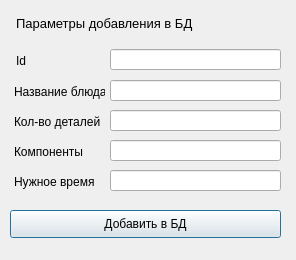
<?xml version="1.0" encoding="UTF-8"?>
<ui version="4.0">
 <class>Dialog</class>
 <widget class="QDialog" name="Dialog">
  <property name="geometry">
   <rect>
    <x>0</x>
    <y>0</y>
    <width>296</width>
    <height>260</height>
   </rect>
  </property>
  <property name="windowTitle">
   <string>Dialog</string>
  </property>
  <widget class="QLabel" name="label">
   <property name="geometry">
    <rect>
     <x>16</x>
     <y>13</y>
     <width>241</width>
     <height>21</height>
    </rect>
   </property>
   <property name="font">
    <font>
     <pointsize>10</pointsize>
    </font>
   </property>
   <property name="text">
    <string>Параметры добавления в БД</string>
   </property>
  </widget>
  <widget class="QLineEdit" name="id">
   <property name="geometry">
    <rect>
     <x>110</x>
     <y>49</y>
     <width>171</width>
     <height>21</height>
    </rect>
   </property>
  </widget>
  <widget class="QLabel" name="label_2">
   <property name="geometry">
    <rect>
     <x>16</x>
     <y>50</y>
     <width>41</width>
     <height>21</height>
    </rect>
   </property>
   <property name="text">
    <string>Id</string>
   </property>
  </widget>
  <widget class="QLabel" name="label_3">
   <property name="geometry">
    <rect>
     <x>14</x>
     <y>81</y>
     <width>91</width>
     <height>21</height>
    </rect>
   </property>
   <property name="text">
    <string>Название блюда</string>
   </property>
  </widget>
  <widget class="QLineEdit" name="Name">
   <property name="geometry">
    <rect>
     <x>110</x>
     <y>80</y>
     <width>171</width>
     <height>21</height>
    </rect>
   </property>
  </widget>
  <widget class="QLabel" name="label_4">
   <property name="geometry">
    <rect>
     <x>14</x>
     <y>111</y>
     <width>91</width>
     <height>21</height>
    </rect>
   </property>
   <property name="text">
    <string>Кол-во деталей</string>
   </property>
  </widget>
  <widget class="QLineEdit" name="count">
   <property name="geometry">
    <rect>
     <x>110</x>
     <y>110</y>
     <width>171</width>
     <height>21</height>
    </rect>
   </property>
  </widget>
  <widget class="QLabel" name="label_5">
   <property name="geometry">
    <rect>
     <x>14</x>
     <y>141</y>
     <width>91</width>
     <height>21</height>
    </rect>
   </property>
   <property name="text">
    <string>Компоненты</string>
   </property>
  </widget>
  <widget class="QLineEdit" name="components">
   <property name="geometry">
    <rect>
     <x>110</x>
     <y>140</y>
     <width>171</width>
     <height>21</height>
    </rect>
   </property>
  </widget>
  <widget class="QLabel" name="label_6">
   <property name="geometry">
    <rect>
     <x>14</x>
     <y>171</y>
     <width>91</width>
     <height>21</height>
    </rect>
   </property>
   <property name="text">
    <string>Нужное время</string>
   </property>
  </widget>
  <widget class="QLineEdit" name="time">
   <property name="geometry">
    <rect>
     <x>110</x>
     <y>170</y>
     <width>171</width>
     <height>21</height>
    </rect>
   </property>
  </widget>
  <widget class="QPushButton" name="ok">
   <property name="geometry">
    <rect>
     <x>10</x>
     <y>210</y>
     <width>271</width>
     <height>28</height>
    </rect>
   </property>
   <property name="text">
    <string>Добавить в БД</string>
   </property>
  </widget>
 </widget>
 <resources/>
 <connections/>
</ui>
